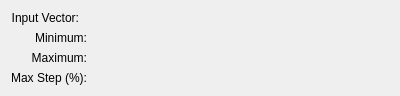
<?xml version="1.0" encoding="UTF-8"?>
<ui version="4.0">
 <class>FilterUnwindConfig</class>
 <widget class="QWidget" name="FilterUnwindConfig">
  <property name="geometry">
   <rect>
    <x>0</x>
    <y>0</y>
    <width>400</width>
    <height>91</height>
   </rect>
  </property>
  <property name="minimumSize">
   <size>
    <width>400</width>
    <height>0</height>
   </size>
  </property>
  <layout class="QGridLayout" name="gridLayout">
   <item row="0" column="0">
    <widget class="QLabel" name="label_3">
     <property name="sizePolicy">
      <sizepolicy hsizetype="Fixed" vsizetype="Fixed">
       <horstretch>0</horstretch>
       <verstretch>0</verstretch>
      </sizepolicy>
     </property>
     <property name="text">
      <string>Input Vector:</string>
     </property>
     <property name="alignment">
      <set>Qt::AlignRight|Qt::AlignTrailing|Qt::AlignVCenter</set>
     </property>
     <property name="wordWrap">
      <bool>false</bool>
     </property>
    </widget>
   </item>
   <item row="0" column="1">
    <widget class="Kst::VectorSelector" name="_vector" native="true">
     <property name="sizePolicy">
      <sizepolicy hsizetype="Expanding" vsizetype="Preferred">
       <horstretch>0</horstretch>
       <verstretch>0</verstretch>
      </sizepolicy>
     </property>
    </widget>
   </item>
   <item row="1" column="0">
    <widget class="QLabel" name="label_4">
     <property name="sizePolicy">
      <sizepolicy hsizetype="Preferred" vsizetype="Fixed">
       <horstretch>0</horstretch>
       <verstretch>0</verstretch>
      </sizepolicy>
     </property>
     <property name="text">
      <string>Minimum:</string>
     </property>
     <property name="alignment">
      <set>Qt::AlignRight|Qt::AlignTrailing|Qt::AlignVCenter</set>
     </property>
     <property name="wordWrap">
      <bool>false</bool>
     </property>
    </widget>
   </item>
   <item row="1" column="1">
    <widget class="Kst::ScalarSelector" name="_scalarMinumum" native="true"/>
   </item>
   <item row="2" column="0">
    <widget class="QLabel" name="label_5">
     <property name="sizePolicy">
      <sizepolicy hsizetype="Preferred" vsizetype="Fixed">
       <horstretch>0</horstretch>
       <verstretch>0</verstretch>
      </sizepolicy>
     </property>
     <property name="text">
      <string>Maximum:</string>
     </property>
     <property name="alignment">
      <set>Qt::AlignRight|Qt::AlignTrailing|Qt::AlignVCenter</set>
     </property>
     <property name="wordWrap">
      <bool>false</bool>
     </property>
    </widget>
   </item>
   <item row="2" column="1">
    <widget class="Kst::ScalarSelector" name="_scalarMaximum" native="true"/>
   </item>
   <item row="3" column="0">
    <widget class="QLabel" name="label_6">
     <property name="sizePolicy">
      <sizepolicy hsizetype="Preferred" vsizetype="Fixed">
       <horstretch>0</horstretch>
       <verstretch>0</verstretch>
      </sizepolicy>
     </property>
     <property name="text">
      <string>Max Step (%):</string>
     </property>
     <property name="alignment">
      <set>Qt::AlignRight|Qt::AlignTrailing|Qt::AlignVCenter</set>
     </property>
     <property name="wordWrap">
      <bool>false</bool>
     </property>
    </widget>
   </item>
   <item row="3" column="1">
    <widget class="Kst::ScalarSelector" name="_scalarStep" native="true"/>
   </item>
  </layout>
 </widget>
 <layoutdefault spacing="6" margin="11"/>
 <customwidgets>
  <customwidget>
   <class>Kst::VectorSelector</class>
   <extends>QWidget</extends>
   <header>vectorselector.h</header>
  </customwidget>
  <customwidget>
   <class>Kst::ScalarSelector</class>
   <extends>QWidget</extends>
   <header>scalarselector.h</header>
  </customwidget>
 </customwidgets>
 <resources/>
 <connections/>
</ui>
